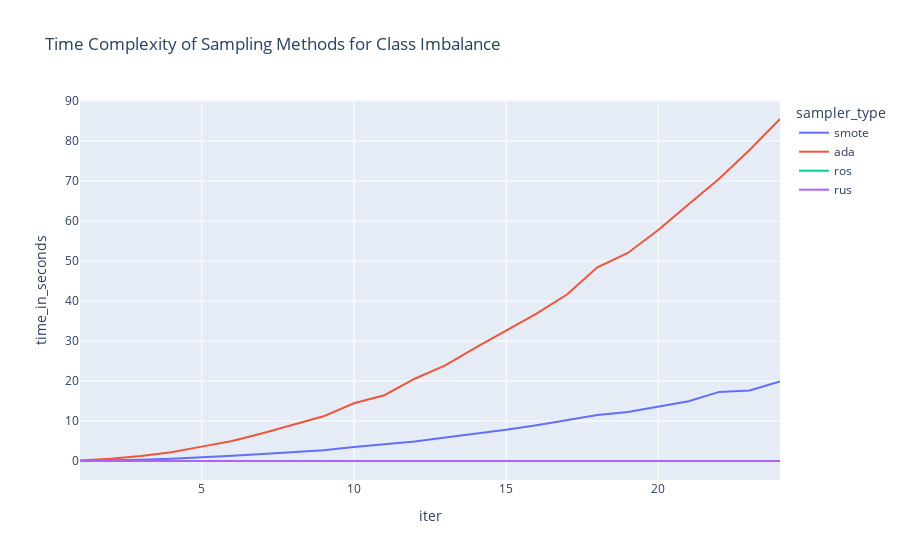

This figure's notebook cell:
### Code cell
px.line(data_frame=combined_df, x="iter", y="time_in_seconds", color='sampler_type', title="Time Complexity of Sampling Methods for Class Imbalance")

### Figure 1 — Plotly figure (JSON) as saved in the notebook; plotly's stock layout.template omitted (floating-point values rounded to 4 significant figures)
{"data": [{"hovertemplate": "sampler_type=smote<br>iter=%{x}<br>time_in_seconds=%{y}<extra></extra>", "legendgroup": "smote", "line": {"color": "#636efa", "dash": "solid"}, "marker": {"symbol": "circle"}, "mode": "lines", "name": "smote", "orientation": "v", "showlegend": true, "type": "scatter", "x": [1, 2, 3, 4, 5, 6, 7, 8, 9, 10, 11, 12, 13, 14, 15, 16, 17, 18, 19, 20, 21, 22, 23, 24], "xaxis": "x", "y": [0.03367, 0.1426, 0.3169, 0.5742, 0.8861, 1.287, 1.732, 2.133, 2.714, 3.515, 4.098, 4.851, 5.865, 6.826, 7.787, 8.943, 10.26, 11.51, 12.25, 13.57, 14.94, 17.28, 17.65, 19.89], "yaxis": "y"}, {"hovertemplate": "sampler_type=ada<br>iter=%{x}<br>time_in_seconds=%{y}<extra></extra>", "legendgroup": "ada", "line": {"color": "#EF553B", "dash": "solid"}, "marker": {"symbol": "circle"}, "mode": "lines", "name": "ada", "orientation": "v", "showlegend": true, "type": "scatter", "x": [1, 2, 3, 4, 5, 6, 7, 8, 9, 10, 11, 12, 13, 14, 15, 16, 17, 18, 19, 20, 21, 22, 23, 24], "xaxis": "x", "y": [0.1269, 0.56, 1.273, 2.211, 3.593, 5.022, 6.94, 9.071, 11.17, 14.43, 16.45, 20.57, 23.89, 28.33, 32.58, 36.83, 41.63, 48.45, 52.0, 57.75, 64.21, 70.59, 77.74, 85.51], "yaxis": "y"}, {"hovertemplate": "sampler_type=ros<br>iter=%{x}<br>time_in_seconds=%{y}<extra></extra>", "legendgroup": "ros", "line": {"color": "#00cc96", "dash": "solid"}, "marker": {"symbol": "circle"}, "mode": "lines", "name": "ros", "orientation": "v", "showlegend": true, "type": "scatter", "x": [1, 2, 3, 4, 5, 6, 7, 8, 9, 10, 11, 12, 13, 14, 15, 16, 17, 18, 19, 20, 21, 22, 23, 24], "xaxis": "x", "y": [0.001185, 0.002114, 0.003169, 0.004458, 0.005944, 0.007409, 0.009146, 0.01009, 0.01103, 0.0133, 0.01353, 0.01415, 0.01559, 0.01576, 0.0174, 0.01783, 0.0196, 0.0197, 0.02104, 0.0217, 0.02262, 0.0237, 0.02509, 0.02567], "yaxis": "y"}, {"hovertemplate": "sampler_type=rus<br>iter=%{x}<br>time_in_seconds=%{y}<extra></extra>", "legendgroup": "rus", "line": {"color": "#ab63fa", "dash": "solid"}, "marker": {"symbol": "circle"}, "mode": "lines", "name": "rus", "orientation": "v", "showlegend": true, "type": "scatter", "x": [1, 2, 3, 4, 5, 6, 7, 8, 9, 10, 11, 12, 13, 14, 15, 16, 17, 18, 19, 20, 21, 22, 23, 24], "xaxis": "x", "y": [0.0009876, 0.001732, 0.002961, 0.003805, 0.004837, 0.006117, 0.007174, 0.008562, 0.00945, 0.01042, 0.01188, 0.01258, 0.01334, 0.01445, 0.01501, 0.01597, 0.01667, 0.01851, 0.01873, 0.01937, 0.01979, 0.02091, 0.02191, 0.02291], "yaxis": "y"}], "layout": {"legend": {"title": {"text": "sampler_type"}, "tracegroupgap": 0}, "title": {"text": "Time Complexity of Sampling Methods for Class Imbalance"}, "xaxis": {"anchor": "y", "domain": [0, 1], "title": {"text": "iter"}}, "yaxis": {"anchor": "x", "domain": [0, 1], "title": {"text": "time_in_seconds"}}}}
